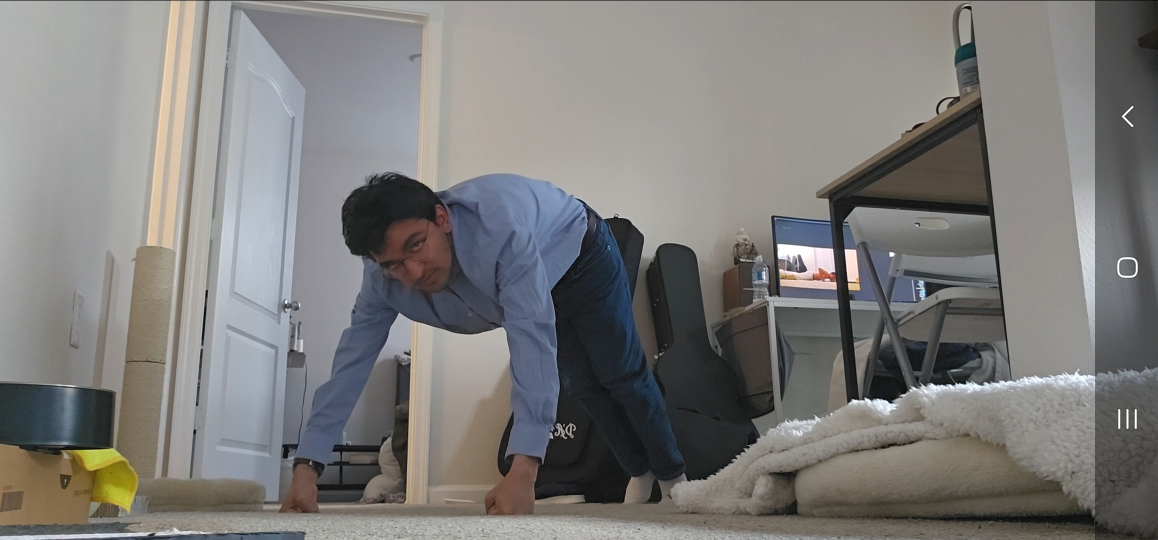
#> input picture backend-processing/image.jpg, 2316 x 1080 px, given in place of the camera (shown at 1/2 size); the run also reads 1 picture not shown here
$ python client_side.py
#> lines starting #> are read from the running program, lines starting #| are printed output that depends on the picture
import cv2
import requests
import numpy as np
import threading
import time
from datetime import datetime
from io import BytesIO
from PIL import Image

SERVER_UPLOAD_URL = "http://3.15.203.82/upload"
SERVER_FEEDBACK_URL = "http://3.15.203.82/json"
SERVER_POSE_IMAGE_URL = "http://3.15.203.82/files/pose_prediction.jpg"

IMAGE_PATH = "screenshot.jpg"
LAST_IMAGE_PATH = "screenshot_last.jpg"


video_capture = cv2.VideoCapture(0)
video_capture.set(cv2.CAP_PROP_FRAME_WIDTH, 640)
video_capture.set(cv2.CAP_PROP_FRAME_HEIGHT, 480)

feedback_text = "Fetching feedback..."
pose_prediction_image = np.zeros((480, 640, 3), dtype=np.uint8)
feedback_lock = threading.Lock()
pose_lock = threading.Lock()

"""
first_frame is a boolean: Only used if this is the first image of the session

This method will read the video capture from the webcam in order to extract
the frame that we are going to send. Once it has this, it will resize the
image to make it smaller (640 x 480) and saves it locally
"""
def capture_screenshot(first_frame):
#> called with first_frame = True
    ret, frame = video_capture.read()
#> frame is the input picture: shape (1080, 2316, 3); mean B, G, R 121.9, 123.6, 125.1
    if not ret:
        print("Error: Could not capture image.")
        return False

    resized_frame = cv2.resize(frame, (640, 480))
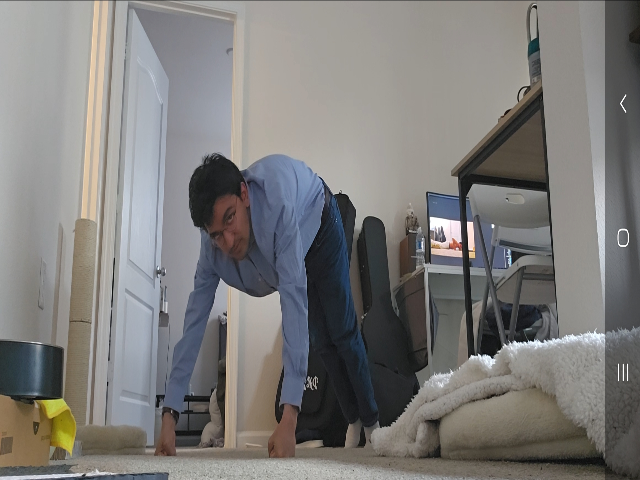
#> resized_frame: shape (480, 640, 3); mean B, G, R 121.8, 123.6, 125.1
    if first_frame:
        cv2.imwrite(LAST_IMAGE_PATH, resized_frame, [int(cv2.IMWRITE_JPEG_QUALITY), 70])
    else:
        last_frame = cv2.imread(IMAGE_PATH)
        if last_frame is not None:
            cv2.imwrite(LAST_IMAGE_PATH, last_frame, [int(cv2.IMWRITE_JPEG_QUALITY), 70])
        cv2.imwrite(IMAGE_PATH, resized_frame, [int(cv2.IMWRITE_JPEG_QUALITY), 70])

    return True

"""
Function that uploads the saved image to the AWS server

It will first get the filepath of the image locally,
then it will use the 'requests' library to upload the image
"""
def upload_image():
    if not IMAGE_PATH:
        return

    try:
        with open(IMAGE_PATH, "rb") as file:
            files = {"file": (IMAGE_PATH, file, "image/jpeg")}
            response = requests.post(SERVER_UPLOAD_URL, files=files, timeout=3)
            response.raise_for_status()
    except Exception as e:
        print(f"Upload failed: {e}")

"""
Function that retrieves the feedback from the AWS server
that was uploaded by the processing server

Uses the requests libray to fetch the data and parse the JSON
"""

def fetch_feedback():
    global feedback_text
    while True:
        try:
            response = requests.get(SERVER_FEEDBACK_URL, timeout=3)
            response.raise_for_status()
            data = response.json()
            with feedback_lock:
                feedback_text = data.get('feedback', 'No feedback')
        except Exception as e:
            with feedback_lock:
                feedback_text = "Error fetching feedback"
        time.sleep(0.5)

"""
Similar to 'fetch_feedback(). It will retrieve the annotated
image from the AWS server

Uses the requests libray to fetch the data to get and download
the image. Also resizes the image to be 640 x 480, in case
the annotated image exceeded this
"""

def fetch_pose_image():
    global pose_prediction_image
    while True:
        try:
            response = requests.get(SERVER_POSE_IMAGE_URL, timeout=3)
            response.raise_for_status()
            img_array = np.array(Image.open(BytesIO(response.content)).convert('RGB'))
            img_array = cv2.cvtColor(img_array, cv2.COLOR_RGB2BGR)
            img_resized = cv2.resize(img_array, (640, 480))
            with pose_lock:
                pose_prediction_image = img_resized
        except Exception as e:
            with pose_lock:
                pose_prediction_image = np.zeros((480, 640, 3), dtype=np.uint8)
        time.sleep(1.0)

"""
img1 and img2 are both frames

Function that will compare the last two images from the webcam
to see how similar they are. Returns an int. If this int is too small,
the images are almost identical so don't upload the image
"""
def mse(img1, img2):
    err = np.sum((img1.astype("float") - img2.astype("float")) ** 2)
    err /= float(img1.shape[0] * img1.shape[1])
    return err

"""
Function that will add the feedback to the live feed

It will place it at the top left of the image and
also put it inside a black rectangle for better visibility
"""
def overlay_text(frame, text):
    overlay_frame = frame.copy()
    font = cv2.FONT_HERSHEY_SIMPLEX
    font_scale = 0.7
    thickness = 2
    text_size, _ = cv2.getTextSize(text, font, font_scale, thickness)
    text_x = 10
    text_y = 30

    cv2.rectangle(overlay_frame, (text_x - 5, text_y - 25), (text_x + text_size[0] + 5, text_y + 5), (0, 0, 0), -1)

    cv2.putText(overlay_frame, text, (text_x, text_y), font, font_scale, (255, 255, 255), thickness)

    return overlay_frame

"""
Main function

Initializes the webcam, the threads, and calls all other functions
to capture images, compare them, send them, and then display them
"""
def main():
    capture_screenshot(first_frame=True)

    threading.Thread(target=fetch_feedback, daemon=True).start()
    threading.Thread(target=fetch_pose_image, daemon=True).start()

    while True:
        if not capture_screenshot(first_frame=False):
#> call 2 of capture_screenshot, with first_frame = False
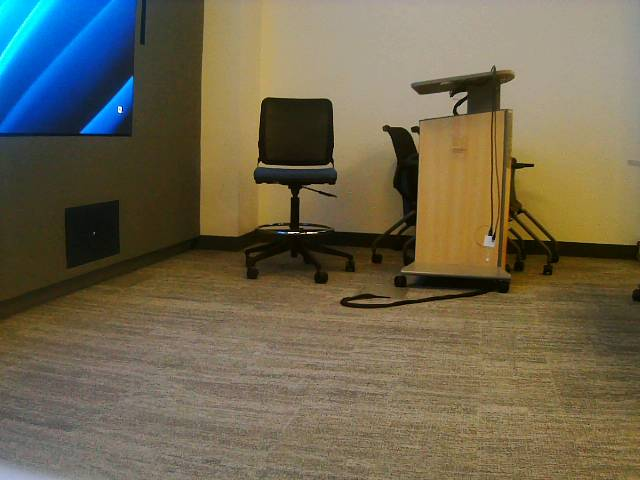
#> input picture backend-processing/screenshot.jpg, 640 x 480 px, found by its file name
#> in capture_screenshot, last_frame is the input picture: shape (480, 640, 3); mean B, G, R 80.3, 102.9, 111
            break

        img_current = cv2.imread(IMAGE_PATH)
        img_last = cv2.imread(LAST_IMAGE_PATH)

        if img_current is None or img_last is None:
            continue

        img_current_gray = cv2.cvtColor(img_current, cv2.COLOR_BGR2GRAY)
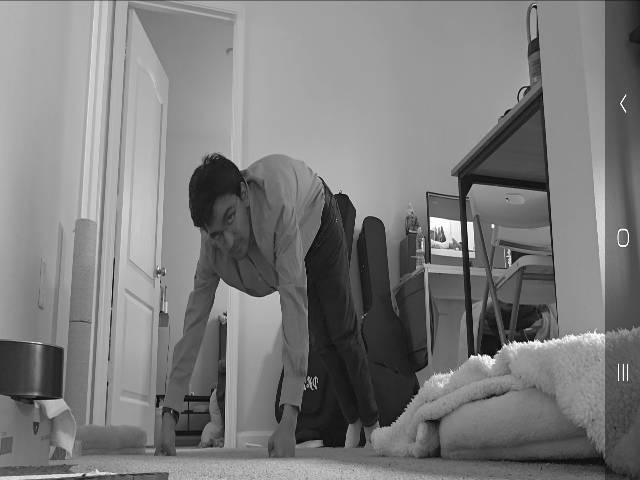
#> img_current_gray: shape (480, 640); min 0, max 255, mean 123.8
        img_last_gray = cv2.cvtColor(img_last, cv2.COLOR_BGR2GRAY)
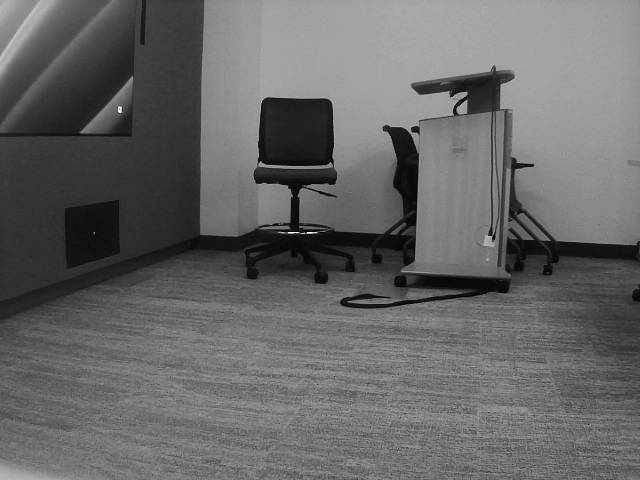
#> img_last_gray: shape (480, 640); min 1, max 254, mean 102.8

        error = mse(img_current_gray, img_last_gray)
#> in mse, `err = np.sum((img1.astype("float") - img2.astype("float")) ** 2)`: err = 1.44e+09
#> in mse, `err /= float(img1.shape[0] * img1.shape[1])`: err = 4680.8
#> error = 4680.8

        if error > 150:
            threading.Thread(target=upload_image, daemon=True).start()

        with feedback_lock:
            feedback = feedback_text

        display_frame = overlay_text(img_current, feedback)
#> in overlay_text, `cv2.putText(overlay_frame, text, (text_x, text_y), font, font_scale, (..`:
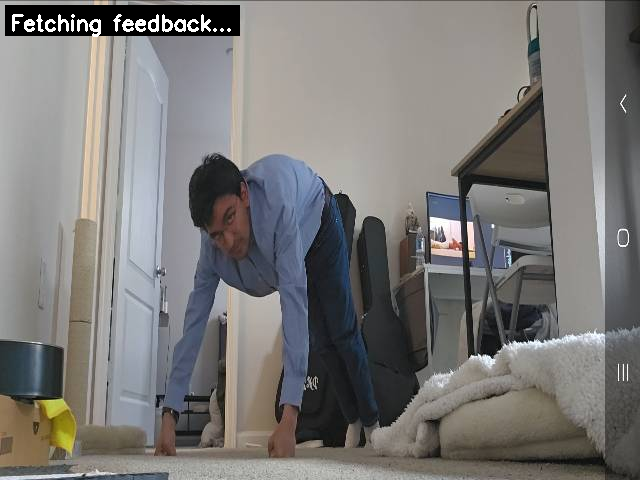
#> overlay_frame: shape (480, 640, 3); mean B, G, R 119.4, 121, 122.7

        with pose_lock:
            pose_img_copy = pose_prediction_image.copy()

        combined = np.hstack((display_frame, pose_img_copy))
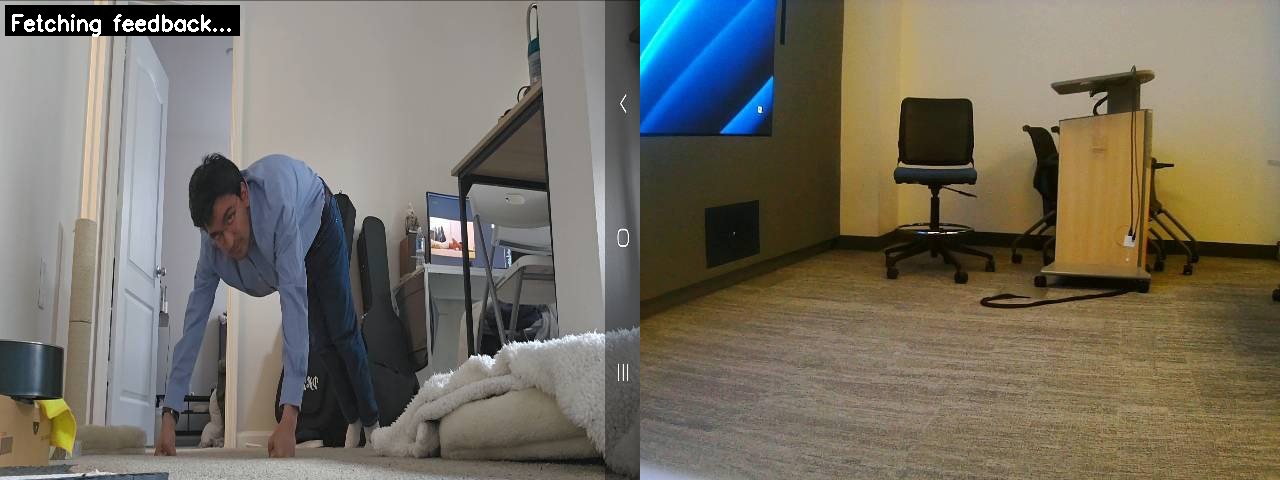
#> combined: shape (480, 1280, 3); mean B, G, R 99.9, 111.9, 116.9

        cv2.imshow("Pose Helper + Prediction", combined)

        if cv2.waitKey(1) & 0xFF == ord('q'):
#> (key q is pressed here)
            break

        time.sleep(0.2)

    video_capture.release()
    cv2.destroyAllWindows()

if __name__ == "__main__":
    main()
